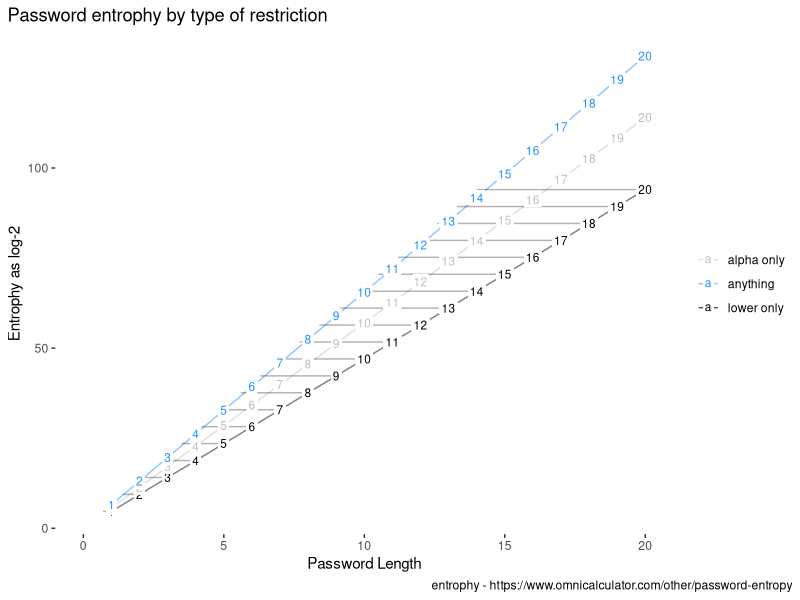

Write R code to recreate this figure.
# It looks like  a complex password of length 10 has roughly the same entrophy (log2(94^10) = 65) 
# as a letter-only password of length 11 (log2(52^12) = 63) 
# or a lowercase-only password of length 14 (log2(26^14) = 66). 
# Passphrases are made of words so the true entrophy would be lower and a length of 16 probably makes up the difference

library(tidyverse)

n_lower <- 26
n_alpha <- 52
n_number <- 10
n_symbol <- 32
n_all <- (n_alpha + n_number + n_symbol)

res <- 
  tibble(
    type = c("lower only", "alpha only", "anything"),
    pool = c(n_lower, n_alpha, n_all),
    n = list(1:20)
  ) |> 
  unnest(n) |> 
  mutate(e = log2(pool^n)) |>  # entrphy
  print()

colors <- c(
  "anything" = "dodgerblue",
  "alpha only" = "grey75",
  "lower only" = "black"
)

res |> 
  ggplot(aes(n, e, fill = type, color = type)) +
  geom_line(
    #data = ~filter(.x, pool != n_alpha),
    aes(group = type),
    alpha = 0.5
  ) +
  geom_linerange(
    data = ~filter(.x, pool == n_lower),
    aes(xmin = n, xmax = n * 0.7),
    alpha = 0.3
  ) +
  geom_label(
    #data = ~filter(.x, pool != n_alpha),
    aes(label = n), 
    size = 3,
    fill = "white",
    label.size = 0,
    label.padding = unit(0.15, "lines")
  ) +
  scale_fill_manual(values = colors) +
  scale_color_manual(values = colors) +
  coord_cartesian(xlim = c(0, 20)) +
  theme(
    panel.background = element_blank(),
    panel.grid = element_blank(),
    plot.title.position = "plot",
    plot.caption.position = "plot"
  ) +
  labs(
    title = "Password entrophy by type of restriction",
    caption = paste(
      "entrophy - https://www.omnicalculator.com/other/password-entropy",
      sep = "\n"
    ),
    x = 'Password Length',
    y = "Entrophy as log-2",
    color = NULL
  )
